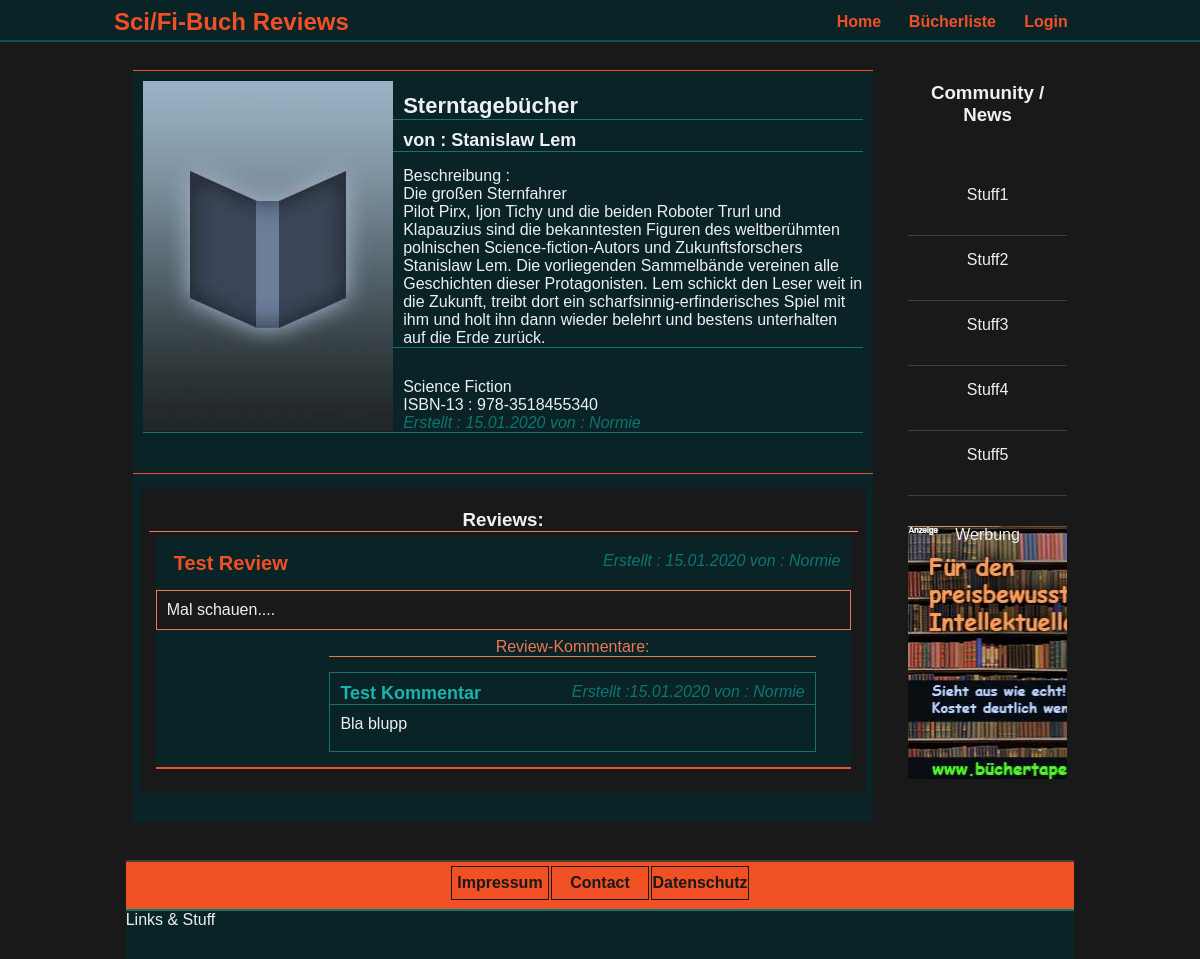
Screenshot of /index.php/book-single?id=4 with the database file from the repository.
### tables this page shows
CREATE TABLE `elements` (
  `id` int(10) UNSIGNED NOT NULL,
  `element_title` varchar(255) NOT NULL,
  `element_author` varchar(255) NOT NULL,
  `element_isbn` varchar(255) NOT NULL,
  `element_genre` varchar(255) NOT NULL,
  `element_description` text NOT NULL,
  `element_created_at` timestamp NOT NULL DEFAULT current_timestamp(),
  `element_changed_at` timestamp NOT NULL DEFAULT current_timestamp(),
  `element_pic` varchar(255) NOT NULL,
  `element_thumb` varchar(255) NOT NULL,
  `user_uid` int(10) UNSIGNED NOT NULL
);

CREATE TABLE `users` (
  `uid` int(10) UNSIGNED NOT NULL,
  `username` varchar(255) NOT NULL,
  `email` varchar(255) NOT NULL,
  `password` varchar(255) NOT NULL,
  `user_created_at` timestamp NOT NULL DEFAULT current_timestamp(),
  `user_changed_at` timestamp NOT NULL DEFAULT current_timestamp() ON UPDATE current_timestamp(),
  `user_role` int(10) UNSIGNED NOT NULL,
  `user_description` text DEFAULT NULL
);

CREATE TABLE `reviews` (
  `rid` int(10) UNSIGNED NOT NULL,
  `rev_title` varchar(255) NOT NULL,
  `rev_text` text NOT NULL,
  `rev_element_id` int(10) UNSIGNED NOT NULL,
  `rev_created_at` timestamp NOT NULL DEFAULT current_timestamp(),
  `rev_changed_at` timestamp NOT NULL DEFAULT current_timestamp() ON UPDATE current_timestamp(),
  `rev_user_uid` int(10) UNSIGNED NOT NULL
);

CREATE TABLE `comments` (
  `cid` int(10) UNSIGNED NOT NULL,
  `comment_title` varchar(255) NOT NULL,
  `comment_text` text NOT NULL,
  `comment_rev_rid` int(10) UNSIGNED NOT NULL,
  `comment_el_id` int(10) UNSIGNED NOT NULL,
  `comment_user_uid` int(10) UNSIGNED NOT NULL,
  `comment_created_at` timestamp NOT NULL DEFAULT current_timestamp(),
  `comment_changed_at` timestamp NOT NULL DEFAULT current_timestamp() ON UPDATE current_timestamp()
);

### src/Core/AbstractController.php (called while the page is built, shortened)
<?php
abstract class AbstractController
{
    protected function render($view, $params)
    {
        extract($params);
        include __DIR__."./../../views/{$view}.php";
    }
}

### src/Element/ElementController.php (called while the page is built, shortened)
<?php
class ElementController extends AbstractController
{
    public function __construct(ElementRepository $elementRepository, ReviewRepository $reviewRepository, CommentRepository $commentRepository)
    {
        $this->elementRepository = $elementRepository;
        $this->reviewRepository = $reviewRepository;
        $this->commentRepository = $commentRepository;
    }
    public function fetchBook()
    {
        $forms = new FormHelper();
        $requests = $forms->getRequests();
        $book_id = $requests['id'];
        $book_single = $this->elementRepository->fetchSingleBook($book_id);
        $book_rev = $this->reviewRepository->fetchBookReviews($book_id);
        $rev_comments = $this->commentRepository->fetchBookRevComments($book_id);
        $this->render('page_main_book_single', ['book' => $book_single, 'book_rev' => $book_rev, 'rev_comments' => $rev_comments]);
    }
}

### src/Core/AbstractRepository.php (called while the page is built, shortened)
<?php
abstract class AbstractRepository
{
    public function __construct(PDO $pdo)
    {
        $this->pdo = $pdo;
    }
}

### src/Element/ElementRepository.php (called while the page is built, shortened)
<?php
class ElementRepository extends AbstractRepository
{
    public function getTableName()
    {
        return 'elements';
    }
    public function getModelName()
    {
        return 'App\\Element\\ElementModel';
    }
    public function fetchSingleBook($id)
    {
        $model = $this->getModelName();
        $table = $this->getTableName();
        $qry = $this->pdo->prepare("SELECT * FROM `$table` JOIN `users` ON users.uid = $table.user_uid WHERE $table.id = ?");
        $qry->execute([$id]);
        $qry->setFetchMode(PDO::FETCH_CLASS, $model);
        $book_single = $qry->fetch(PDO::FETCH_CLASS);
        return $book_single;
    }
}

### autoload.php (called while the page is built, shortened)
<?php
spl_autoload_register(function ($class) {
    $prefix = 'App\\';
    $base_dir = __DIR__ . '/src/';
    $len = strlen($prefix);
    $relative_class = substr($class, $len);
    $file = $base_dir . str_replace('\\', '/', $relative_class) . '.php';
});

### src/Helper/FormHelper.php (called while the page is built, shortened)
<?php
class FormHelper
{
    private $html_requests = [];
    public function __construct()
    {
        $this->html_requests = $this->request();
    }
    private function requestMethod() : string
    {
        return $_SERVER['REQUEST_METHOD'];
    }
    private function request()
    {
        if (!empty($this->requestMethod() === 'POST') || !empty($this->requestMethod() === 'GET')) {
            return array_merge($_GET, $_POST);
        }
        return [];
    }
    public function getRequests()
    {
        $requests = $this->html_requests;
        return $requests;
    }
}

### init.php (called while the page is built, shortened)
<?php
require __DIR__.'/autoload.php';
function e( string $str) : string
{
    $fstrg = htmlentities($str, ENT_QUOTES, 'UTF-8');
    return nl2br($fstrg);
}
function fixDate($string)
{
    $timestamp = strtotime($string);
    return date('d.m.Y', $timestamp);
}

### src/Reviews/ReviewRepository.php (called while the page is built, shortened)
<?php
class ReviewRepository extends AbstractRepository
{
    public function getTableName()
    {
        return 'reviews';
    }
    public function getModelName()
    {
        return 'App\\Reviews\\ReviewModel';
    }
    public function fetchBookReviews($id)
    {
        $model = $this->getModelName();
        $table = $this->getTableName();
        $qry = $this->pdo->prepare("SELECT * FROM `$table` JOIN `users` ON users.uid = $table.rev_user_uid WHERE $table.rev_element_id = ? GROUP BY $table.rid");
        $qry->execute([$id]);
        $book_reviews = $qry->fetchAll(PDO::FETCH_CLASS, $model);
        return $book_reviews;
    }
}

### src/Comments/CommentRepository.php (called while the page is built, shortened)
<?php
class CommentRepository extends AbstractRepository
{
    public function getTableName()
    {
        return 'comments';
    }
    public function getModelName()
    {
        return 'App\\Comments\\CommentModel';
    }
    public function fetchBookRevComments($id)
    {
        $model = $this->getModelName();
        $table = $this->getTableName();
        $qry = $this->pdo->prepare("SELECT * FROM `$table` JOIN `users` ON users.uid = $table.comment_user_uid WHERE $table.comment_el_id = ? ");
        $qry->execute([$id]);
        $rev_comments = $qry->fetchAll(PDO::FETCH_CLASS, $model);
        return $rev_comments;
    }
}

### views/page_main_book_single.php (the view, shortened to what this page needs)
<main class="content-main mbott-30">
    <div class="welcome-container clear">
        <div class="content-left t-center black">
            <article class="book-large">
                <section class="book-large-data clear">
                    <img src="/<?= $book->element_pic === 'no image' ? 'img/uploads/large/dummy_pic_l.jpg' : $book->element_pic ?>" alt="Einband groß" width="250" height="350">
                    <h3><?= e($book->element_title) ?></h3>
                    <h4>von : <?= e($book->element_author) ?></h4>
                    <p>Beschreibung : <br><?= e($book->element_description) ?></p>
                    <p>
                        <span class=""><?= $book->element_genre ?></span>
                        <span class="">ISBN-13 : <?= $book->element_isbn ?></span>
                        <span class="book-userdate">Erstellt : <?= fixDate($book->element_created_at) ?> von : <?= $book->username ?></span>
                    </p>
                </section>
                <section class="book-reviews">
                    <h3>Reviews: </h3>
                    <?php foreach($book_rev as $rev) : ?>
                        <div class="rev-single">
                            <h4><?= e($rev->rev_title) ?></h4>
                            <div class="rev-data">
                                <span class="book-userdate"> Erstellt : <?= fixDate($rev->rev_created_at) ?> </span>
                                <span class="book-userdate"> von : <?= e($rev->username) ?></span>
                             </div>
                            <p class="clearfix"><?= e($rev->rev_text) ?></p>
                            <div class="rev-comments">
                                <header>Review-Kommentare:</header>
                                <?php foreach($rev_comments as $comment) : ?>
                                    <?php if($comment->comment_rev_rid === $rev->rid) : ?>
                                        <div class="comm-single">
                                            <h5><?= e($comment->comment_title) ?></h5>
                                            <div class="comm-data">
                                                <span class="book-userdate">Erstellt :<?= fixDate($comment->comment_created_at) ?></span>
                                                <span class="book-userdate"> von : <?= e($comment->username) ?></span>
                                            </div>
                                            <p class="clearfix"><?= e($comment->comment_text) ?></p>
                                        </div>
                                    <?php endif; ?>
                                <?php endforeach; ?>
                            </div>
                        </div>
                    <?php endforeach; ?>
                </section>
            </article>
        </div>
        <div class="content-right t-center black white-text">
            <h3 class="mbott-60">Community / News</h3>
            <ul class="newsfeed mbott-30">
                <li>Stuff1</li>
                <li>Stuff2</li>
                <li>Stuff3</li>
                <li>Stuff4</li>
                <li>Stuff5</li>
            </ul>
            <div class="sell-out">
                Werbung
            </div>
        </div>
    </div>
</main>

### css/style_global.css (style rules this page uses)
*,*:after,*:before { box-sizing: border-box; padding: 0; margin: 0; }
html { font-family: 'Fira Sans', Arial, Helvetica, sans-serif; font-size: 16px; color: #eef0f2; background-color: #191919; }
ul,li { list-style-type: none; }
.clearfix { clear:both; }
.clear:after { content: ""; display: table; clear: both; }
.t-center { text-align: center; }
.mbott-30 { margin-bottom: 30px; }
.mbott-60 { margin-bottom: 60px; }
.black { background-color: #191919; }
.white-text { color: #eef0f2; }

### css/style_pages.css (style rules this page uses)
.content-main { margin-top:42px; padding-top:20px; }
.content-main h3 { padding-top:12px; }
.welcome-container,.list-container { width: 95%; margin-left: auto; margin-right: auto; }
.content-left { float: left; width: 78%; margin-left: 1%; margin-right: 1%; padding: 8px; min-height: 700px; }
.content-right { float:left; width: 18%; margin-left: 1%; margin-right: 1%; padding: 8px; min-height: 700px; }
.newsfeed li { margin-top: 15px; border-bottom: 1px solid #3f3f3f; min-height: 50px; width: 100%; }
.sell-out { height:253px; background: url('../img/ui/anzeige_fake.jpg') no-repeat top left; }
.book-userdate { font-style: italic; color: #117470; }
.book-large { background-color: #092327; padding-bottom: 30px;; }
.book-large-data { padding:10px; background-color: #092327; border-bottom: 1px solid #f15025; border-top: 1px solid #f15025; }
.book-large-data img { float:left; margin-right: 10px; }
.book-large-data h3 { font-size: 22px; color: #eef0f2; text-align: left; margin-bottom: 10px; border-bottom: 1px solid #117470; }
.book-large-data h4 { font-size: 18px; color: #eef0f2; text-align: left; margin-bottom: 15px; border-bottom: 1px solid #117470; }
.book-large-data p { text-align: left; margin-bottom: 30px; border-bottom: 1px solid #117470; }
.book-large-data span { display:block; }
.book-reviews { margin-top: 15px; padding: 8px; width:98%; margin-left: auto; margin-right: auto; background-color: #191919; }
.rev-single { background-color: #092327; border-bottom: 2px solid #f15025; padding-top:15px; padding-bottom: 15px; width: 98%; margin-left: auto; margin-right: auto; margin-bottom: 15px; }
.book-reviews h3 { margin-bottom:5px; border-bottom: 1px solid #f07553; }
.rev-single header { margin-bottom:5px; border-bottom: 1px solid #f07553; color:#f07553; }
.rev-single h4 { float: left; margin-left: 18px; font-size: 20px; color: #f15025; margin-bottom: 15px; }
.rev-data { float: right; margin-right: 10px; }
.rev-single p { width:100%; margin-bottom: 8px; background-color: #191919; text-align: left; padding:10px; border: 1px solid #f07553; }
.rev-comments { width: 70%; margin-left: 25%; }
.comm-single { margin-top: 15px; border: 1px solid #117470; }
.comm-single h5 { float:left; font-size: 18px; color: #1ab3ad; margin-top:10px; margin-left:10px; }
.comm-single p { border: none; background-color: #092327; text-align: left; width: 100%; border-top: 1px solid #117470; }
.comm-data { float: right; margin-top:10px; margin-right:10px; }

### rows the page displays
elements: element_title "Sterntagebücher", element_author "Stanislaw Lem", element_description "Die großen Sternfahrer Pilot Pirx, Ijon Tichy und die beiden Roboter Trurl und Klapauzius sind die bekanntesten Figuren des weltberühmten polnischen Science-fiction-Autors und Zukunftsforschers Stanislaw Lem. Die vorliegenden Sammelbände vereinen alle Geschichten dieser Protagonisten. Lem schickt den Leser weit in die Zukunft, treibt dort ein scharfsinnig-erfinderisches Spiel mit ihm und holt ihn dann wieder belehrt und bestens unterhalten auf die Erde zurück.", element_genre "Science Fiction", element_isbn "978-3518455340", element_created_at "15.01.2020", user_uid.username "Normie"
reviews: rev_title "Test Review", rev_created_at "15.01.2020", rev_user_uid.username "Normie", rev_text "Mal schauen...."
comments: comment_title "Test Kommentar", comment_created_at "15.01.2020", comment_user_uid.username "Normie", comment_text "Bla blupp"
